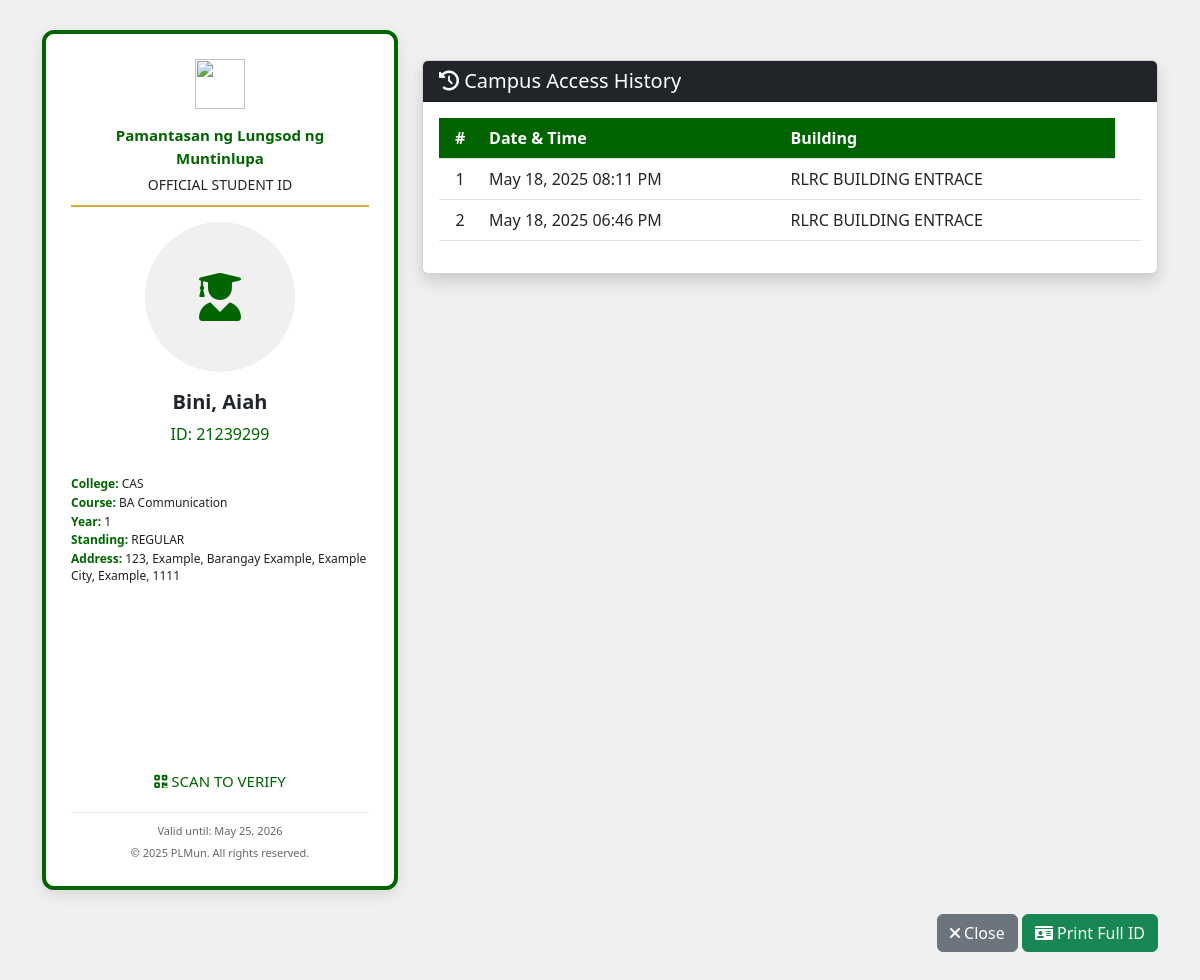
Page /view_person.php?id=1 on the committed database.
### tables this page shows
CREATE TABLE `persons` (
  `id` int(30) NOT NULL,
  `firstname` varchar(100) NOT NULL,
  `middlename` varchar(100) NOT NULL,
  `lastname` varchar(100) NOT NULL,
  `student_id` int(11) NOT NULL,
  `address` text NOT NULL,
  `street` text NOT NULL,
  `baranggay` text NOT NULL,
  `city` text NOT NULL,
  `state` text NOT NULL,
  `zip_code` text NOT NULL,
  `photo` varchar(255) DEFAULT NULL,
  `year_level` int(11) DEFAULT NULL,
  `standing` enum('REGULAR','IRREGULAR') DEFAULT NULL,
  `college` varchar(255) NOT NULL,
  `course` varchar(255) NOT NULL
);

CREATE TABLE `person_tracks` (
  `id` int(30) NOT NULL,
  `person_id` int(30) NOT NULL,
  `establishment_id` int(30) NOT NULL,
  `date_created` datetime NOT NULL DEFAULT current_timestamp()
);

CREATE TABLE `establishments` (
  `id` int(30) NOT NULL,
  `name` text NOT NULL,
  `address` text NOT NULL
);

### view_person.php (the view, shortened to what this page needs)
<?php
include 'db_connect.php';
$id = $_GET['id'] ?? 0;
$person = $conn->query("SELECT *, concat(lastname,', ',firstname,' ',middlename) as name,
        concat(address,', ',street,', ',baranggay,', ',city,', ',state,', ',zip_code) as caddress
        FROM persons WHERE id = $id")->fetch_assoc();
?>
<!DOCTYPE html>
<html>
<head>
    <link href="https://cdn.jsdelivr.net/npm/bootstrap@5.3.0/dist/css/bootstrap.min.css" rel="stylesheet">
    <link rel="stylesheet" href="https://cdnjs.cloudflare.com/ajax/libs/font-awesome/6.0.0/css/all.min.css">
</head>
<body>
    <div class="container-fluid">
        <div class="row">
            <div class="col-lg-4">
                <div class="student-id-card" id="toPrint">
                    <div class="id-header">
                        <img class="school-logo" src="assets/img/PLMUNLOGO.png">
                        <div class="school-name">Pamantasan ng Lungsod ng Muntinlupa</div>
                        <div style="font-size: 14px;">OFFICIAL STUDENT ID</div>
                    </div>
                    <div class="student-photo">
                        <?php if (!empty($person['photo']) && file_exists('uploads/' . $person['photo'])): ?>
                            <img src="uploads/<?php echo htmlspecialchars($person['photo']) ?>" alt="Student Photo">
                        <?php else: ?>
                            <i class="fas fa-user-graduate default-icon"></i>
                        <?php endif; ?>
                    </div>
                    <div class="student-name"><?php echo htmlspecialchars($person['name']) ?></div>
                    <div class="student-id">ID: <?php echo htmlspecialchars($person['student_id']) ?></div>
                    <div class="student-details">
                        <div class="detail-line"><span class="label">College:</span>
                            <?php echo htmlspecialchars($person['college']) ?></div>
                        <div class="detail-line"><span class="label">Course:</span>
                            <?php echo htmlspecialchars($person['course']) ?></div>
                        <div class="detail-line"><span class="label">Year:</span>
                            <?php echo htmlspecialchars($person['year_level']) ?></div>
                        <div class="detail-line"><span class="label">Standing:</span>
                            <?php echo htmlspecialchars($person['standing']) ?></div>
                        <div class="detail-line"><span class="label">Address:</span>
                            <?php echo htmlspecialchars($person['caddress']) ?></div>
                    </div>
                    <div class="id-qr-container">
                        <div id="qrCodeContainer"></div>
                        <div style="font-size: 15px; margin-top: 15px; color: #006400;">
                            <i class="fas fa-qrcode"></i> SCAN TO VERIFY
                        </div>
                    </div>
                    <div class="id-footer">
                        <div>Valid until: <?php echo date('M d, Y', strtotime('+1 year')) ?></div>
                        <div style="margin-top: 5px;">© <?php echo date('Y') ?> PLMun. All rights reserved.</div>
                    </div>
                </div>
            </div>
            <div class="col-lg-8">
                <div class="access-history card shadow">
                    <div class="card-header bg-dark text-white">
                        <h5 class="mb-0"><i class="fas fa-history"></i> Campus Access History</h5>
                    </div>
                    <div class="card-body">
                        <div class="table-responsive">
                            <table class="table history-table">
                                <thead>
                                    <tr>
                                        <th class="text-center">#</th>
                                        <th>Date & Time</th>
                                        <th>Building</th>
                                    </tr>
                                </thead>
                                <tbody>
                                    <?php
                                    $i = 1;
                                    $tracks = $conn->query(
                                        "SELECT t.*, e.address, e.name as ename
                                            FROM person_tracks t
                                            INNER JOIN establishments e ON e.id = t.establishment_id
                                            WHERE t.person_id = '$id'
                                            ORDER BY t.date_created DESC"
                                    );
                                    while ($row = $tracks->fetch_assoc()):
                                        ?>
                                        <tr>
                                            <td class="text-center"><?php echo $i++ ?></td>
                                            <td><?php echo date("M d, Y h:i A", strtotime($row['date_created'])) ?></td>
                                            <td><?php echo ucwords($row['ename']) ?></td>
                                            <td><?php echo $row['address'] ?></td>
                                        </tr>
                                    <?php endwhile; ?>
                                </tbody>
                            </table>
                        </div>
                    </div>
                </div>
            </div>
        </div>
    </div>
    <div class="modal-footer display mt-4">
        <div class="row justify-content-center">
            <div class="col-auto">
                <button class="btn btn-secondary" type="button" data-dismiss="modal">
                    <i class="fas fa-times"></i> Close
                </button>
                <form action="index.php?page=print_persons" method="POST" style="display: inline;">
                    <button type="submit" class="btn btn-success ml-2">
                        <i class="fas fa-id-card"></i> Print Full ID
                    </button>
                </form>
            </div>
        </div>
    </div>
</body>
</html>

### view_person.php (style rules this page uses)
:root { --plmun-dark-green: #006400; --plmun-light-green: #228B22; --plmun-gold: #D4AF37; }
body { background-color: #f0f0f0; padding: 30px; }
.student-id-card { width: 100%; max-width: 380px; border: 4px solid var(--plmun-dark-green); border-radius: 12px; padding: 25px; background: white; box-shadow: 0 5px 15px rgba(0, 0, 0, 0.1); margin: 0 auto; position: relative; }
.id-header { text-align: center; margin-bottom: 15px; padding-bottom: 10px; border-bottom: 2px solid var(--plmun-gold); }
.school-logo { width: 50px; height: 50px; margin-bottom: 15px; }
.school-name { font-size: 15px; font-weight: 700; color: var(--plmun-dark-green); margin-bottom: 5px; text-align: center; }
.student-photo { width: 150px; height: 150px; margin: 15px auto; background: white; display: flex; align-items: center; justify-content: center; }
.student-name { font-size: 20px; font-weight: 600; text-align: center; margin: 10px 0 5px; }
.student-id { font-size: 16px; text-align: center; color: var(--plmun-dark-green); font-weight: 500; margin-bottom: 30px; }
.id-qr-container { text-align: center; margin: 20px 0; min-height: 180px; }
#qrCodeContainer { width: 150px; height: 150px; margin: 0 auto; border: 0 none; padding: 5px; background: white; display: block; }
.student-details { font-size: 12px; line-height: 1.4; margin-top: 10px; color: #222; }
.student-details .detail-line { margin-bottom: 2px; }
.student-details .label { font-weight: 600; color: var(--plmun-dark-green); }
.student-photo { width: 150px; height: 150px; border-radius: 50%; overflow: hidden; display: flex; justify-content: center; align-items: center; background-color: #f0f0f0; }
.student-photo .default-icon { font-size: 48px; color: #006400; }
.id-footer { text-align: center; font-size: 11px; color: #666; margin-top: 15px; padding-top: 10px; border-top: 1px solid #eee; }
.access-history { margin-top: 30px; }
.history-table th { background-color: var(--plmun-dark-green); color: white; }

### rows in the picture
persons: student "21239299", college "CAS", course "BA Communication", year_level "1", standing "REGULAR"
person_tracks: date_created "May 18, 2025 08:11 PM", establishment.name "RLRC BUILDING ENTRACE"
person_tracks: date_created "May 18, 2025 06:46 PM", establishment.name "RLRC BUILDING ENTRACE"

### other values in the picture
$person['name'] "Bini, Aiah"
$person['caddress'] "123, Example, Barangay Example, Example City, Example, 1111"
